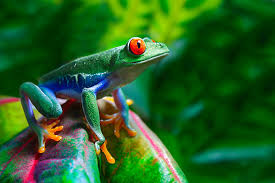
#> input picture images/img5.jpg, 275 x 183 px
$ python hw4.py
#> lines starting #> are read from the running program, lines starting #| are printed output that depends on the picture; after the words box and inside, x2 and y2 are one past the last pixel; in counts of white or black regions, pixels touching at a corner belong together
import cv2
import numpy as np
import matplotlib.pyplot as plt

img = cv2.imread('../images/img5.jpg', cv2.IMREAD_GRAYSCALE)
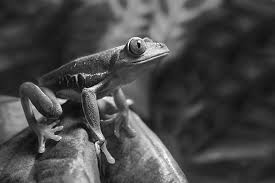
#> img: shape (183, 275); min 0, max 255, mean 70.3
# img = cv2.cvtColor(img, cv2.COLOR_BGR2RGB)
img_float = img.astype(np.float32)

threshold_values = [80, 128, 180]
thresholded_images = []
for t in threshold_values:
    _, th_img = cv2.threshold(img, t, 255, cv2.THRESH_BINARY)
    thresholded_images.append((f"Threshold = {t}", th_img))
#> this loop made 3 passes
#> pass 1, `_, th_img = cv2.threshold(img, t, 255, cv2.THRESH_BINARY)`:
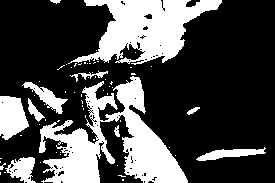
#> th_img: shape (183, 275); 29.3% white; 68 white regions (57 under 20 px), largest, box (x1, y1, x2, y2) and area: (39, 76, 188, 183) 6754, (68, 0, 222, 65) 5081, (0, 96, 29, 140) 945
#> pass 2, `_, th_img = cv2.threshold(img, t, 255, cv2.THRESH_BINARY)`:
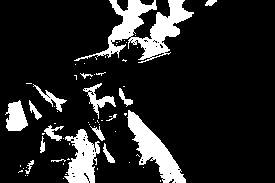
#> th_img: shape (183, 275); 14.2% white; 67 white regions (50 under 20 px), largest, box (x1, y1, x2, y2) and area: (74, 0, 194, 63) 2592, (127, 110, 186, 183) 1544, (64, 129, 100, 183) 1141
#> pass 3, `_, th_img = cv2.threshold(img, t, 255, cv2.THRESH_BINARY)`:
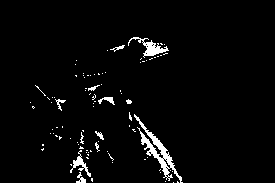
#> th_img: shape (183, 275); 3.2% white; 91 white regions (79 under 20 px), largest, box (x1, y1, x2, y2) and area: (134, 114, 183, 183) 644, (128, 37, 169, 58) 266, (70, 150, 91, 177) 152
#> after the loop, thresholded_images = 3 items

c = 255 / np.log(1 + np.max(img_float))
#> c = 45.99
log_transformed = c * (np.log(img_float + 1))
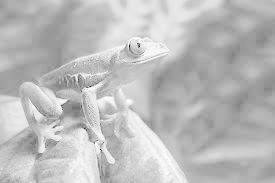
#> log_transformed: shape (183, 275) float32; min 0, max 255, mean 188.2
log_transformed = np.array(log_transformed, dtype=np.uint8)

gamma = 2.2
gamma_corrected = np.array(255 * (img_float / 255.0) ** gamma, dtype=np.uint8)
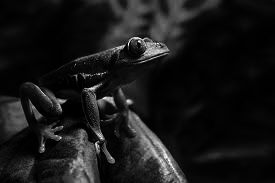
#> gamma_corrected: shape (183, 275); min 0, max 255, mean 23.1

fig, axes = plt.subplots(2, 4, figsize=(16, 9))
axes = axes.ravel()

axes[0].imshow(img, cmap='gray')
axes[0].set_title("Original Image")
axes[0].axis("off")

for i, (title, th_img) in enumerate(thresholded_images, start=1):
    axes[i].imshow(th_img, cmap='gray')
    axes[i].set_title(title)
    axes[i].axis("off")
#> this loop made 3 passes
#> title on passes 1 to 3: 'Threshold = 80', 'Threshold = 128', 'Threshold = 180'

axes[4].imshow(log_transformed, cmap='gray')
axes[4].set_title("Log Transformation")
axes[4].axis("off")

axes[5].hist(log_transformed.ravel(), bins=256, range=(0, 256), color='black')
axes[5].set_title("Log Histogram")

axes[6].imshow(gamma_corrected, cmap='gray')
axes[6].set_title("Gamma Correction")
axes[6].axis("off")

axes[7].hist(gamma_corrected.ravel(), bins=256, range=(0, 256), color='black')
axes[7].set_title("Gamma Histogram")

plt.tight_layout()
# plt.show()
plt.savefig('thresholding_transformation.png')
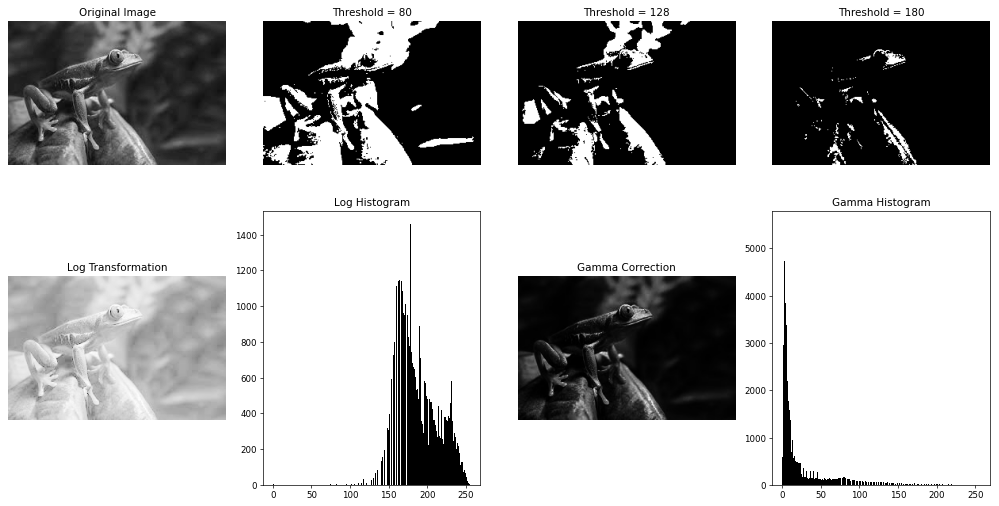
#> figure drawn by matplotlib, 8 panels; panel 6: tallest bar 1461 high, from x = 178 to 179; panel 8: tallest bar 5519 high, from x = 3 to 4

$ run again, with images/img3.jpg copied over images/img5.jpg
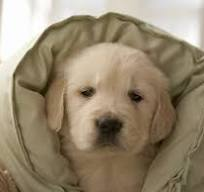
#> input picture images/img3.jpg, 204 x 192 px
#> the loop `for t in threshold_values:` made 3 passes
#> pass 1, `_, th_img = cv2.threshold(img, t, 255, cv2.THRESH_BINARY)`:
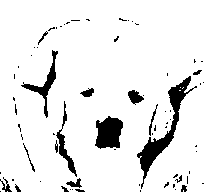
#> th_img: shape (192, 204); 91.1% white; 71 black regions (53 under 20 px), largest, box (x1, y1, x2, y2) and area: (137, 76, 197, 189) 1151, (95, 116, 123, 149) 689, (21, 50, 58, 118) 433
#> after the loop `for t in threshold_values:`: thresholded_images = 3 items
#> c = 45.99
#> `gamma_corrected = np.array(255 * (img_float / 255.0) ** gamma, dtype=n..`:
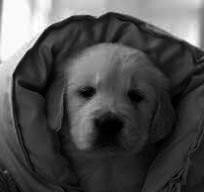
#> gamma_corrected: shape (192, 204); min 0, max 255, mean 77.7
#> the loop `for i, (title, th_img) in enumerate(thresholded_images, start=1):` made 3 passes
#> title on passes 1 to 3: 'Threshold = 80', 'Threshold = 128', 'Threshold = 180'

$ run again, with images/img4.jpg copied over images/img5.jpg
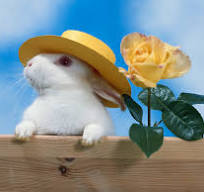
#> input picture images/img4.jpg, 204 x 192 px
#> the loop `for t in threshold_values:` made 3 passes
#> pass 1, `_, th_img = cv2.threshold(img, t, 255, cv2.THRESH_BINARY)`:
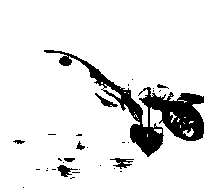
#> th_img: shape (192, 204); 89.7% white; 31 black regions (23 under 20 px), largest, box (x1, y1, x2, y2) and area: (44, 50, 204, 157) 3518, (110, 158, 134, 169) 114, (57, 165, 78, 177) 112
#> after the loop `for t in threshold_values:`: thresholded_images = 3 items
#> c = 46.39
#> `gamma_corrected = np.array(255 * (img_float / 255.0) ** gamma, dtype=n..`:
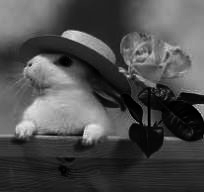
#> gamma_corrected: shape (192, 204); min 0, max 229, mean 76.7
#> the loop `for i, (title, th_img) in enumerate(thresholded_images, start=1):` made 3 passes
#> title on passes 1 to 3: 'Threshold = 80', 'Threshold = 128', 'Threshold = 180'

$ run again, with images/img6.jpg copied over images/img5.jpg
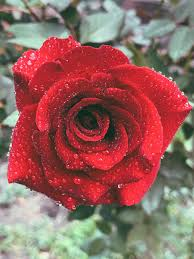
#> input picture images/img6.jpg, 194 x 259 px
#> after the loop `for t in threshold_values:`: thresholded_images = 3 items
#> c = 45.99
#> `gamma_corrected = np.array(255 * (img_float / 255.0) ** gamma, dtype=n..`:
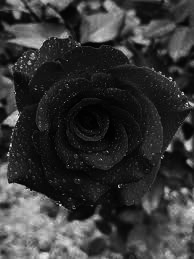
#> gamma_corrected: shape (259, 194); min 0, max 255, mean 53.7
#> the loop `for i, (title, th_img) in enumerate(thresholded_images, start=1):` made 3 passes
#> title on passes 1 to 3: 'Threshold = 80', 'Threshold = 128', 'Threshold = 180'
